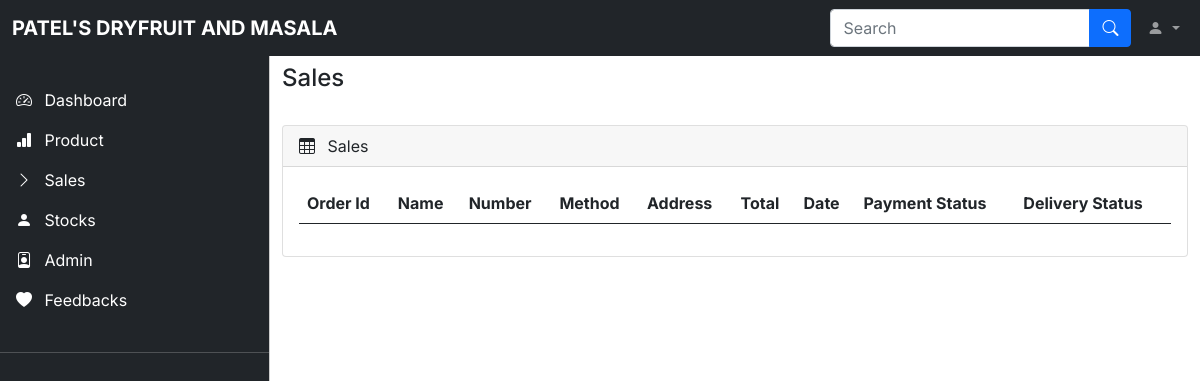
Page /admin/sales.php on the earlier database version.
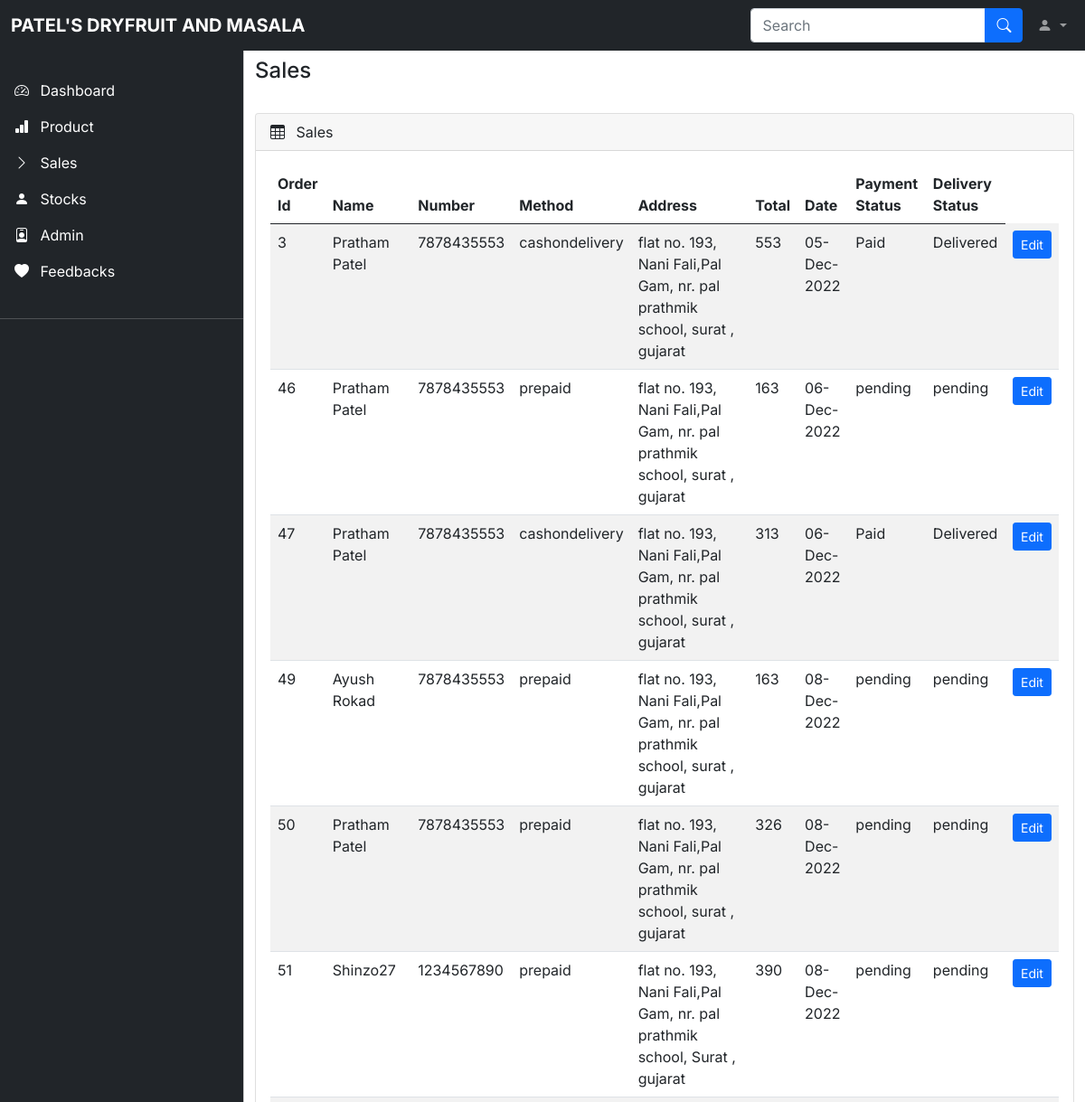
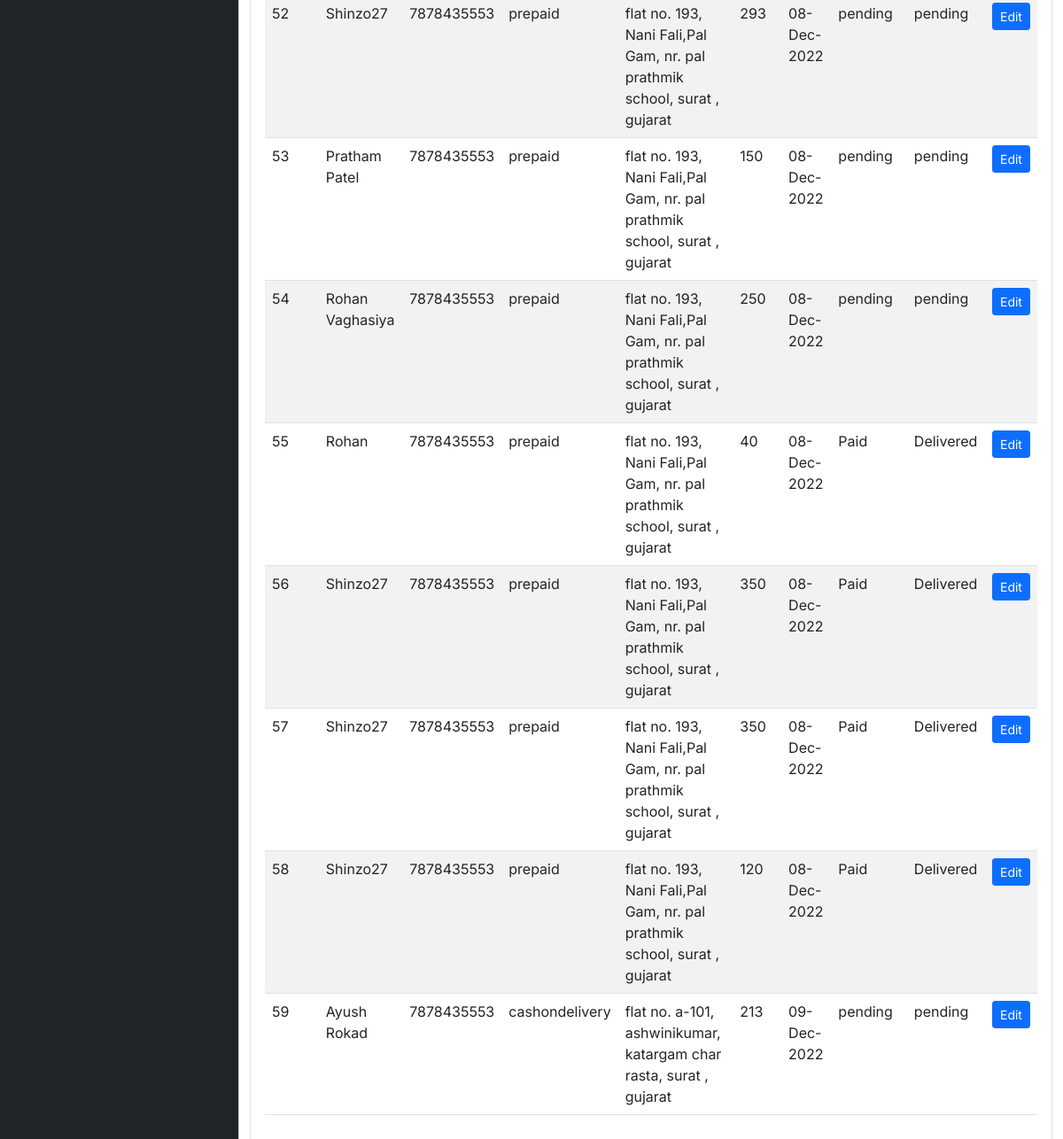
Same page on the later database version (2 pictures, top to bottom).
### tables this page shows
CREATE TABLE `tblorder` (
  `oid` int(11) NOT NULL,
  `uid` int(11) NOT NULL,
  `name` varchar(100) NOT NULL,
  `number` varchar(12) NOT NULL,
  `method` varchar(50) NOT NULL,
  `address` varchar(500) NOT NULL,
  `total_products` varchar(1000) NOT NULL,
  `total_price` bigint(100) NOT NULL,
  `placed_on` varchar(50) NOT NULL,
  `payment_status` varchar(20) NOT NULL DEFAULT 'pending',
  `delivery_status` varchar(255) NOT NULL DEFAULT 'pending'
);

### admin/sales.php (the view, shortened to what the changed rows need)
<?php
include 'datacon.php';
?>
<!DOCTYPE html>
<html lang="en">
<head>
    <link rel="stylesheet" href="css/bootstrap.min.css" />
    <link rel="stylesheet" href="https://cdn.jsdelivr.net/npm/bootstrap-icons@1.4.1/font/bootstrap-icons.css" />
    <link rel="stylesheet" href="css/dataTables.bootstrap5.min.css" />
    <link rel="stylesheet" href="css/style.css" />
</head>
<body>
    <main class="mt-5 pt-3">
        <div class="container-fluid">
            <br>
            <div class="row">
                <div class="col-md-12 mb-3">
                    <div class="card">
                        <div class="card-body">
                            <div class="table-responsive">
                                <table id="example" class="table table-striped data-table" style="width: 100%">
                                    <thead>
                                        <tr>
                                            <th>Order Id</th>
                                            <th>Name</th>
                                            <th>Number</th>
                                            <th>Method</th>
                                            <th>Address</th>
                                            <th>Total</th>
                                            <th>Date</th>
                                            <th>Payment Status</th>
                                            <th>Delivery Status</th>
                                        </tr>
                                    </thead>
                                    <tbody>
                                        <?php
                                        $query = "SELECT * FROM tblorder";
                                        $data = mysqli_query($conn, $query);
                                        $result = mysqli_fetch_row($data);
                                        if ($result) {
                                            while ($rows = mysqli_fetch_assoc($data)) {
                                        ?>
                                                <tr>
                                                    <td><?php echo $rows['oid']; ?></td>
                                                    <td><?php echo $rows['name']; ?></tc>
                                                    <td><?php echo $rows['number']; ?></td>
                                                    <td><?php echo $rows['method']; ?></td>
                                                    <td><?php echo $rows['address']; ?></td>
                                                    <td><?php echo $rows['total_price']; ?></td>
                                                    <td><?php echo $rows['placed_on']; ?></td>
                                                    <td><?php echo $rows['payment_status']; ?></td>
                                                    <td><?php echo $rows['delivery_status']; ?></td>
                                                    <td>
                                                        <a class="btn btn-primary btn-sm" href="updatesale.php?id=<?php echo $rows['oid']; ?>">Edit</a>
                                                    </td>
                                                </tr>
                                        <?php
                                            }
                                        }
                                        ?>
                                    </tbody>
                                </table>
                            </div>
                        </div>
                    </div>
                </div>
            </div>
        </div>
    </main>
</body>
</html>

Differences in the rows shown:
added tblorder: oid "3", name "Pratham Patel", number "7878435553", method "cashondelivery", address "flat no. 193, Nani Fali,Pal Gam, nr. pal prathmik school, surat , gujarat", total_price "553", placed_on "05-Dec-2022", payment_status "Paid", delivery_status "Delivered"
added tblorder: oid "46", name "Pratham Patel", number "7878435553", method "prepaid", address "flat no. 193, Nani Fali,Pal Gam, nr. pal prathmik school, surat , gujarat", total_price "163", placed_on "06-Dec-2022", payment_status "pending", delivery_status "pending"
added tblorder: oid "47", name "Pratham Patel", number "7878435553", method "cashondelivery", address "flat no. 193, Nani Fali,Pal Gam, nr. pal prathmik school, surat , gujarat", total_price "313", placed_on "06-Dec-2022", payment_status "Paid", delivery_status "Delivered"
added tblorder: oid "49", name "Ayush Rokad", number "7878435553", method "prepaid", address "flat no. 193, Nani Fali,Pal Gam, nr. pal prathmik school, surat , gujarat", total_price "163", placed_on "08-Dec-2022", payment_status "pending", delivery_status "pending"
added tblorder: oid "50", name "Pratham Patel", number "7878435553", method "prepaid", address "flat no. 193, Nani Fali,Pal Gam, nr. pal prathmik school, surat , gujarat", total_price "326", placed_on "08-Dec-2022", payment_status "pending", delivery_status "pending"
added tblorder: oid "51", name "Shinzo27", number "1234567890", method "prepaid", address "flat no. 193, Nani Fali,Pal Gam, nr. pal prathmik school, Surat , gujarat", total_price "390", placed_on "08-Dec-2022", payment_status "pending", delivery_status "pending"
added tblorder: oid "52", name "Shinzo27", number "7878435553", method "prepaid", address "flat no. 193, Nani Fali,Pal Gam, nr. pal prathmik school, surat , gujarat", total_price "293", placed_on "08-Dec-2022", payment_status "pending", delivery_status "pending"
added tblorder: oid "53", name "Pratham Patel", number "7878435553", method "prepaid", address "flat no. 193, Nani Fali,Pal Gam, nr. pal prathmik school, surat , gujarat", total_price "150", placed_on "08-Dec-2022", payment_status "pending", delivery_status "pending"
added tblorder: oid "54", name "Rohan Vaghasiya", number "7878435553", method "prepaid", address "flat no. 193, Nani Fali,Pal Gam, nr. pal prathmik school, surat , gujarat", total_price "250", placed_on "08-Dec-2022", payment_status "pending", delivery_status "pending"
added tblorder: oid "55", name "Rohan", number "7878435553", method "prepaid", address "flat no. 193, Nani Fali,Pal Gam, nr. pal prathmik school, surat , gujarat", total_price "40", placed_on "08-Dec-2022", payment_status "Paid", delivery_status "Delivered"
added tblorder: oid "56", name "Shinzo27", number "7878435553", method "prepaid", address "flat no. 193, Nani Fali,Pal Gam, nr. pal prathmik school, surat , gujarat", total_price "350", placed_on "08-Dec-2022", payment_status "Paid", delivery_status "Delivered"
added tblorder: oid "57", name "Shinzo27", number "7878435553", method "prepaid", address "flat no. 193, Nani Fali,Pal Gam, nr. pal prathmik school, surat , gujarat", total_price "350", placed_on "08-Dec-2022", payment_status "Paid", delivery_status "Delivered"
added tblorder: oid "58", name "Shinzo27", number "7878435553", method "prepaid", address "flat no. 193, Nani Fali,Pal Gam, nr. pal prathmik school, surat , gujarat", total_price "120", placed_on "08-Dec-2022", payment_status "Paid", delivery_status "Delivered"
added tblorder: oid "59", name "Ayush Rokad", number "7878435553", method "cashondelivery", address "flat no. a-101, ashwinikumar, katargam char rasta, surat , gujarat", total_price "213", placed_on "09-Dec-2022", payment_status "pending", delivery_status "pending"
